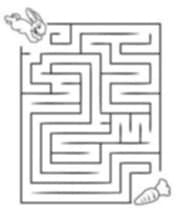
#> input picture ok.jpg, 177 x 221 px, found by its file name
$ python solution.py
#> lines starting #> are read from the running program, lines starting #| are printed output that depends on the picture; after the words box and inside, x2 and y2 are one past the last pixel; in counts of white or black regions, pixels touching at a corner belong together
# Raulie Project

import cv2
import numpy as np
import matplotlib.pyplot as plt
from skimage.filters import sobel
import networkx as nx

imagePath = "ok.jpg"
image = cv2.imread(imagePath, cv2.IMREAD_GRAYSCALE)
#> image is the input picture: shape (221, 177); min 75, max 255, mean 231.1
image = cv2.resize(image, (300, 400))
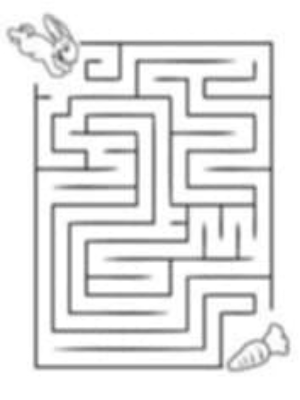
#> image: shape (400, 300); min 83, max 255, mean 231

edgesCanny = cv2.Canny(image, 100, 200)
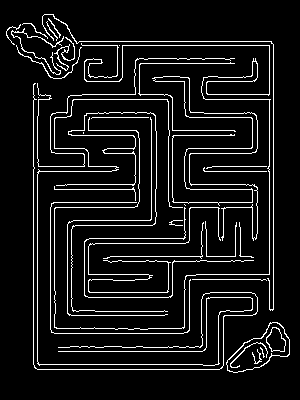
#> edgesCanny: shape (400, 300); 8.5% white in thin lines or dots, all inside (x1, y1, x2, y2) = (6, 14, 290, 373)
edgesSobel = sobel(image)
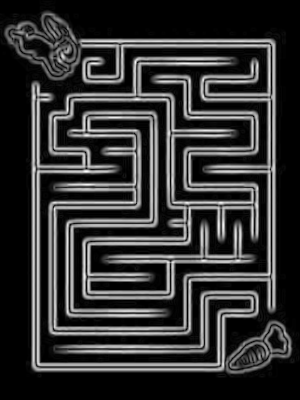
#> edgesSobel: shape (400, 300) float64; min 0, max 0.25, mean 0.0502; drawn with min black and max white
edgesSobelUint8 = np.uint8(255 * edgesSobel)
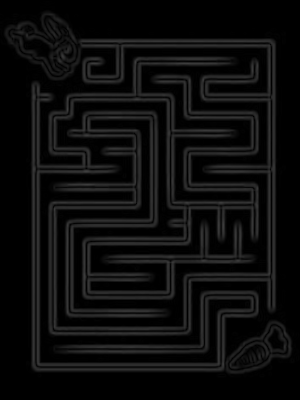
#> edgesSobelUint8: shape (400, 300); min 0, max 63, mean 12.5
edgesEnsemble = cv2.bitwise_or(edgesCanny, edgesSobelUint8)
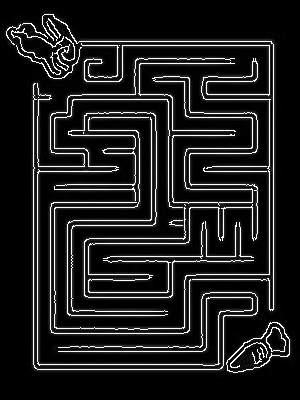
#> edgesEnsemble: shape (400, 300); min 0, max 255, mean 30.3

def getEdgeCoordinates(edgeImg):
    yCoords, xCoords = np.where(edgeImg > 0)
#> yCoords = 10153 values from 14 to 372; xCoords = 10153 values, max 289 at index 9037, min 6 at index 142, mean 150.4
    return np.column_stack((xCoords, yCoords))

coordsCanny = getEdgeCoordinates(edgesCanny)
#> coordsCanny = 10153 pairs, first value 6 to 289, second value 14 to 372
coordsSobel = getEdgeCoordinates(edgesSobelUint8)
#> coordsSobel = 71667 pairs, first value 0 to 299, second value 1 to 377
coordsEnsemble = getEdgeCoordinates(edgesEnsemble)
#> coordsEnsemble has the same summary as coordsSobel

def buildGraphFromEdges(edgeCoords):
    graph = nx.Graph()
    for (x, y) in edgeCoords:
        graph.add_node((x, y))
        for dx, dy in [(-1, 0), (1, 0), (0, -1), (0, 1)]:
            neighbor = (x + dx, y + dy)
            if neighbor in graph:
                graph.add_edge((x, y), neighbor)
#> this loop made 10153 passes
#> (x, y) on passes 1 to 3: (44, 14), (45, 14), (46, 14)
    return graph

def findNearestPoint(coords, target):
    distances = np.linalg.norm(coords - target, axis=1)
#> distances = 10153 values, max 439.5 at index 9935, min 36.36 at index 512, mean 253
    nearestIdx = np.argmin(distances)
#> nearestIdx = 512
    return tuple(coords[nearestIdx])

def findPath(edgeCoords, startApprox, goalApprox):
    graph = buildGraphFromEdges(edgeCoords)
    start = findNearestPoint(edgeCoords, np.array(startApprox))
#> start = (271, 41)
    goal = findNearestPoint(edgeCoords, np.array(goalApprox))
#> goal = (287, 356)
    try:
        path = nx.astar_path(graph, start, goal, heuristic=lambda a, b: abs(a[0] - b[0]) + abs(a[1] - b[1]))
        return path
    except nx.NetworkXNoPath:
        return []

def drawPathOnImage(edgeImage, path):
    imgColor = cv2.cvtColor(edgeImage, cv2.COLOR_GRAY2BGR)
    for (x, y) in path:
        if 0 <= y < imgColor.shape[0] and 0 <= x < imgColor.shape[1]:
            imgColor[y, x] = [255, 0, 0]
    return imgColor

desiredStart = (290, 10)
desiredGoal = (290, 390)

pathCanny = findPath(coordsCanny, desiredStart, desiredGoal)
#> pathCanny = []
pathSobel = findPath(coordsSobel, desiredStart, desiredGoal)
#> the loop in buildGraphFromEdges (call 2), `for (x, y) in edgeCoords:` made 71667 passes
#> (x, y) on passes 1 to 3: (43, 1), (44, 1), (45, 1)
#> pathSobel = 364 pairs, first value 268 to 283, second value 30 to 375
pathEnsemble = findPath(coordsEnsemble, desiredStart, desiredGoal)
#> pathEnsemble has the same summary as pathSobel

imgCannyWithPath = drawPathOnImage(edgesCanny, pathCanny)
imgSobelWithPath = drawPathOnImage(edgesSobelUint8, pathSobel)
#> the loop in drawPathOnImage (call 2), `for (x, y) in path:` made 364 passes
#> (x, y) on passes 1 to 3: (283, 30), (282, 30), (282, 31)
#> after the loop in drawPathOnImage (call 2), `for (x, y) in path:`:
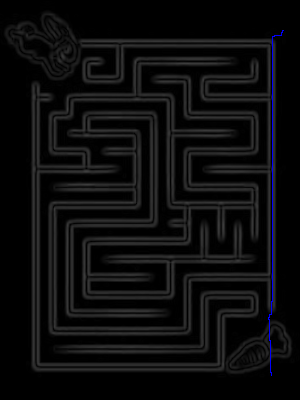
#> imgColor: shape (400, 300, 3); mean B, G, R 13.2, 12.4, 12.4
imgEnsembleWithPath = drawPathOnImage(edgesEnsemble, pathEnsemble)
#> the loop in drawPathOnImage (call 3), `for (x, y) in path:` made 364 passes
#> after the loop in drawPathOnImage (call 3), `for (x, y) in path:`:
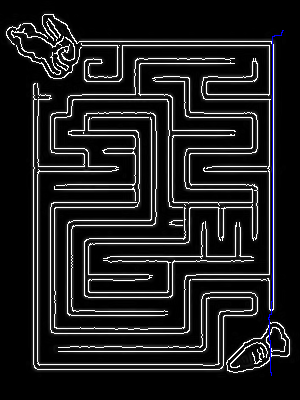
#> imgColor: shape (400, 300, 3); mean B, G, R 31, 30.2, 30.2

fig, axs = plt.subplots(3, 2, figsize=(12, 12))

axs[0, 0].imshow(edgesCanny, cmap='gray')
axs[0, 0].set_title("Canny - Edges Only")
axs[0, 1].imshow(imgCannyWithPath)
axs[0, 1].set_title("Canny - With Path")

axs[1, 0].imshow(edgesSobelUint8, cmap='gray')
axs[1, 0].set_title("Sobel - Edges Only")
axs[1, 1].imshow(imgSobelWithPath)
axs[1, 1].set_title("Sobel - With Path")

axs[2, 0].imshow(edgesEnsemble, cmap='gray')
axs[2, 0].set_title("Ensemble - Edges Only")
axs[2, 1].imshow(imgEnsembleWithPath)
axs[2, 1].set_title("Ensemble - With Path")

for ax in axs.flat:
    ax.axis("off")
plt.tight_layout()
plt.show()
#> figure, not shown here; B, G, R data is drawn as R, G, B
